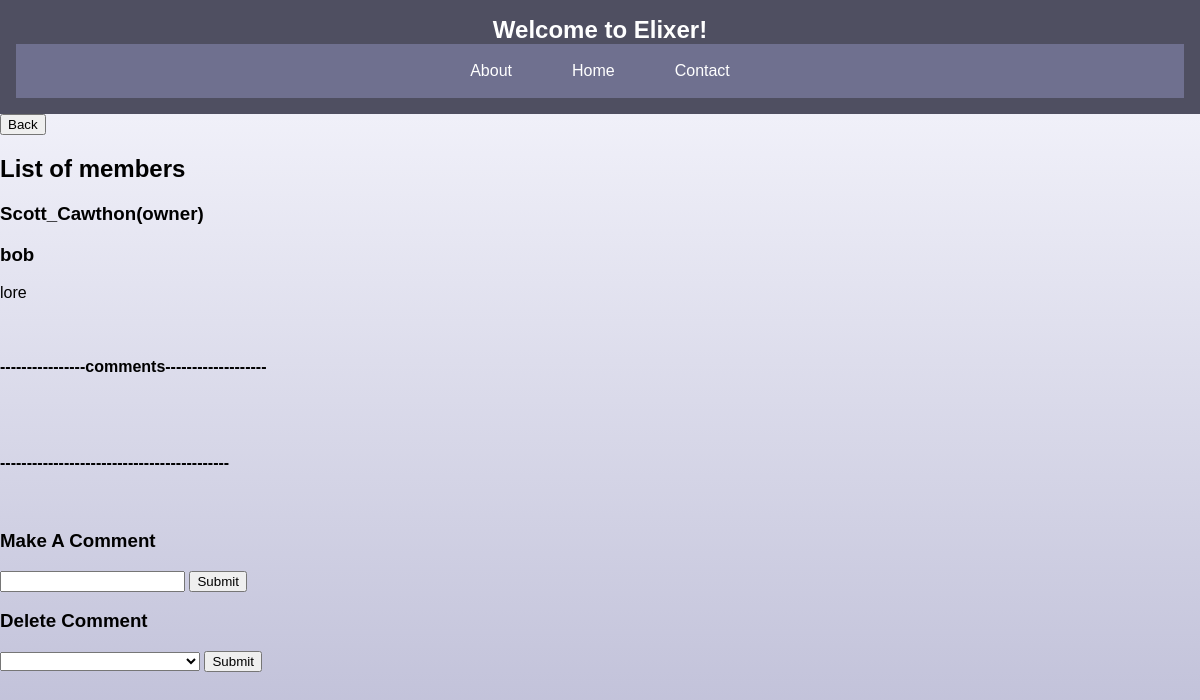
/channels/fnaf 1/ (signed in), run on an earlier commit of the app's database.
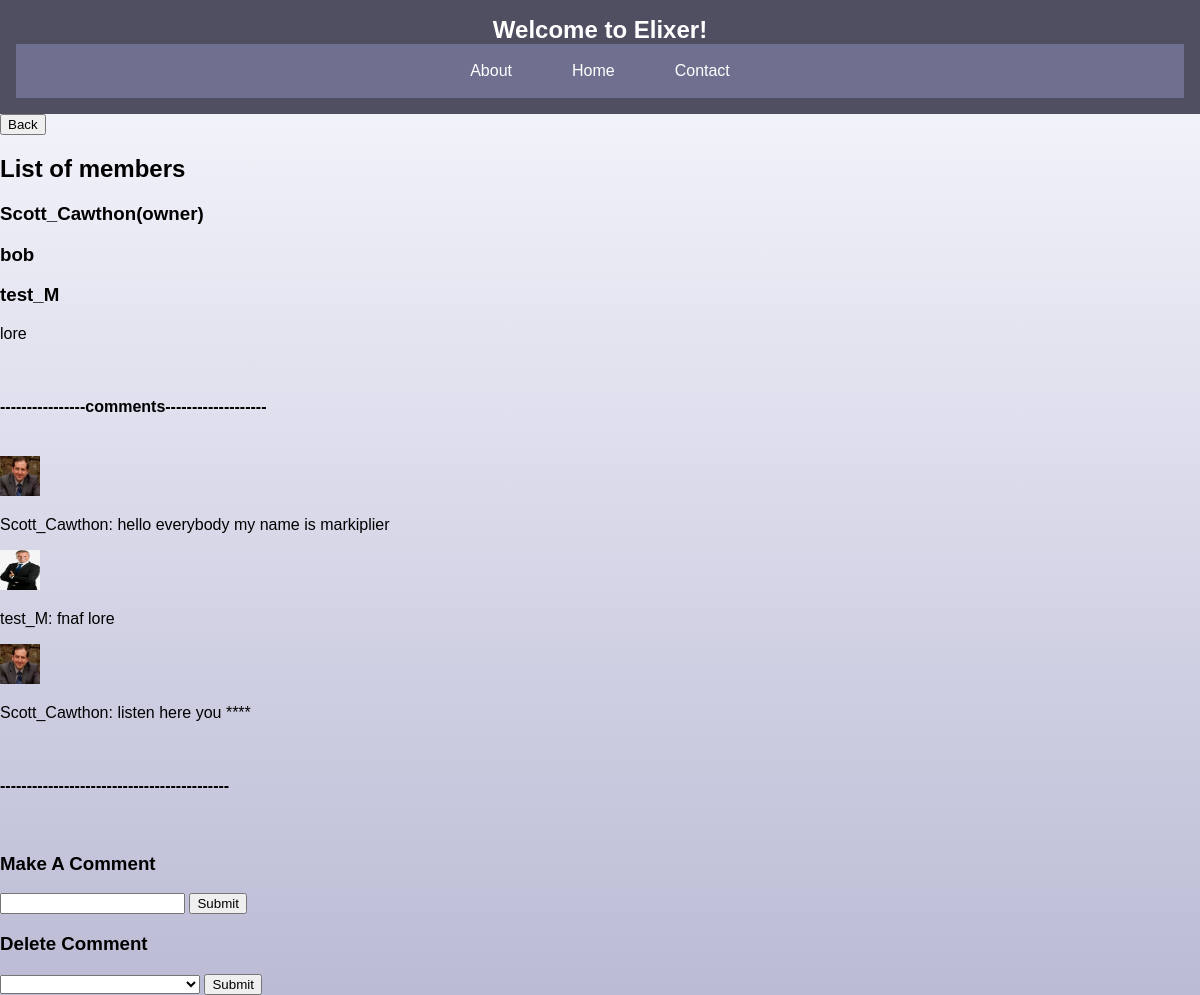
And on a later commit of the database.
### app/models.py (models this page shows, shortened)
class CustomUser(AbstractUser):
    email = models.EmailField(unique=True)
    profile_picture = models.ImageField(
        upload_to="profile_pictures/",
        null=True,
        blank=True,
    )
    groups = models.ManyToManyField(
        Group,
        verbose_name=("groups"),
        blank=True,
        related_name="customuser_set",
        related_query_name="user",
    )
    user_permissions = models.ManyToManyField(
        Permission,
        verbose_name=("user permissions"),
        blank=True,
        related_name="customuser_set",
        related_query_name="user",
    )

class Channel(models.Model):
    name = models.CharField(max_length=50)
    description = models.CharField(max_length=200)
    creator = models.ForeignKey(CustomUser, on_delete=models.CASCADE)
    chat_members = models.ManyToManyField(
        CustomUser, related_name="channels", through="Membership"
    )
    MODE = (("Enabled", "Enabled"), ("Disabled", "Disabled"))
    safe_mode = models.CharField(
        max_length=10,
        choices=MODE,
    )

class Comment(models.Model):
    owner = models.ForeignKey(CustomUser, on_delete=models.CASCADE)
    channel = models.ForeignKey(Channel, on_delete=models.CASCADE)
    message = models.CharField(max_length=300)

### app/views.py (the view, shortened to what this page needs)
# urls.py: path("channels/<str:channel_name>/", channel_view, name="channels"),
@login_required(login_url=login_view)
def channel_view(request, channel_name):
    try:
        channel = Channel.objects.get(name=channel_name)
        channel_comments = Comment.objects.filter(channel=channel)
        you = CustomUser.objects.get(username=request.user.username)
        your_comments = Comment.objects.filter(owner=you, channel=channel)
        people_in_channel = channel.chat_members.exclude(id=channel.creator.id)
        context = {
            "channel": channel,
            "members": people_in_channel,
            "owner": channel.creator.username,
            "comments": channel_comments,
            "your_comments": your_comments,
        }
    except:
        return redirect(dashboard)
    return render(request, "channel.html", context)

### app/templates/channel.html (shortened to what this page needs)
{% extends "base.html" %}
{% load static %}
{% block content %}
<a href="{% url 'dashboard' %}"><button>Back</button></a>
<h2>List of members</h2>
<h3>{{ owner }}(owner)</h3>
{% for member in members %}
<h3>{{ member.username }}</h3>
{% endfor %}
<p>{{ channel.description }}</p>
<br />
<h4>----------------comments-------------------</h4>
<br />
{% for comment in comments %}
{% if comment.owner.username == request.user.username %}
<div class="yourComment"><p>{{ comment.owner.username }}: {{ comment.message }}</p>{% if comment.owner.profile_picture %}<img
src="{{ comment.owner.profile_picture.url }}"
width="40"
height="40"
/></div>{% else %}<img src="{% static "images/dinosaur_profile_default.jpg" %}" width="40" height="40">{% endif %}{% else %}
<div class="comment">{% if comment.owner.profile_picture %}<img
  src="{{ comment.owner.profile_picture.url }}"
  width="40"
  height="40"
/>{% else %}<img src="{% static "images/dinosaur_profile_default.jpg" %}" width="40" height="40">{% endif %}
<p>{{ comment.owner.username }}: {{ comment.message }}</p></div>
{% endif %}
{% endfor %}
<br />
<h4>-------------------------------------------</h4>
<br />
<h3>Make A Comment</h3>
<form method="POST">
  <input type="text" required name="comment_text" max_length="300" />
  <input type="submit" />
</form>
<h3>Delete Comment</h3>
<form method="POST">
  <select name="comment_remove">
    <option></option>
  </select>
  <input type="submit" />
</form>
{% endblock content %}

### app/templates/base.html (shortened to what this page needs)
{% load static %}
<!DOCTYPE html>
<html>
  <head>
    <link rel="stylesheet" href="{% static "styles.css" %}">
  </head>
  <header class="DashHeader">
    <h2 class="headerWords">Welcome to Elixer!</h2>
    <nav class="navigation">
      <a href="{% url 'about' %}" class="NavA">About</a>
      <a href="{% url 'dashboard' %}" class="NavA">Home</a>
      <a href="{% url 'contact' %}" class="NavA">Contact</a>
    </nav>
  </header>
  <body class="GradBod">
    {% block content %}{% endblock content %}
  </body>
</html>

### app/static/styles.css (style rules this page uses)
:root { --darker_blue:#4f4f61; --lighter_blue:#6f708f; }
.GradBod { font-family: "Arial", sans-serif; background-size: cover; background-image: linear-gradient(to bottom,#f9f9ff,#bbbbd5); margin: 0; padding: 0; height: 100%; box-sizing: border-box; background-repeat: no-repeat; background-attachment: fixed; }
.DashHeader { background-color: #4f4f61; color: #fff; padding: 1rem; text-align: center; }
.navigation { display: flex; justify-content: center; background-color: #6f708f; padding: 0.5rem; }
.navigation .NavA { color: white; padding: 10px 20px; text-decoration: none; margin: 0 10px; transition: background-color 0.3s ease; }
.headerWords { margin: 0; font-size: 1.5em; }
html { height: 100%; }

### app/templates/channel.html (style rules this page uses)
select { width: 200px; overflow: hidden; white-space: nowrap; text-overflow: ellipsis; }

What changed in the data, as far as the page shows it:
now on this page (row edited): CustomUser: username "test_M"
added Comment: owner.profile_picture (picture), owner.username "Scott_Cawthon", message "hello everybody my name is markiplier"
added Comment: owner.profile_picture (picture), owner.username "test_M", message "fnaf lore"
added Comment: owner.profile_picture (picture), owner.username "Scott_Cawthon", message "listen here you ****"
